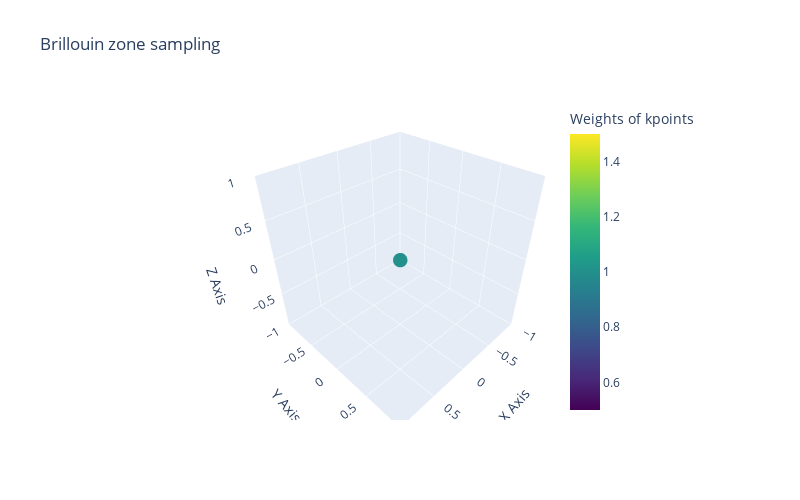

This figure's notebook cell:
### Code cell
simulation_kspace = grogupy.Kspace([1, 1, 1])
simulation_kspace.plot().show()
simulation_kspace

### Figure 1 — Plotly figure (JSON) as saved in the notebook; plotly's stock layout.template omitted (floating-point values rounded to 4 significant figures)
{"data": [{"marker": {"color": [1.0], "colorbar": {"title": {"text": "Weights of kpoints"}, "x": 0.75}, "colorscale": [[0, "#440154"], [0.1111, "#482878"], [0.2222, "#3e4989"], [0.3333, "#31688e"], [0.4444, "#26828e"], [0.5556, "#1f9e89"], [0.6667, "#35b779"], [0.7778, "#6ece58"], [0.8889, "#b5de2b"], [1, "#fde725"]], "opacity": 1, "size": 5}, "mode": "markers", "name": "Kpoints", "type": "scatter3d", "x": [0.0], "y": [0.0], "z": [0.0]}], "layout": {"autosize": false, "height": 500, "scene": {"aspectmode": "data", "xaxis": {"gridwidth": 1, "showgrid": true, "title": {"text": "X Axis"}}, "yaxis": {"gridwidth": 1, "showgrid": true, "title": {"text": "Y Axis"}}, "zaxis": {"gridwidth": 1, "showgrid": true, "title": {"text": "Z Axis"}}}, "title": {"text": "Brillouin zone sampling"}, "width": 800}}
